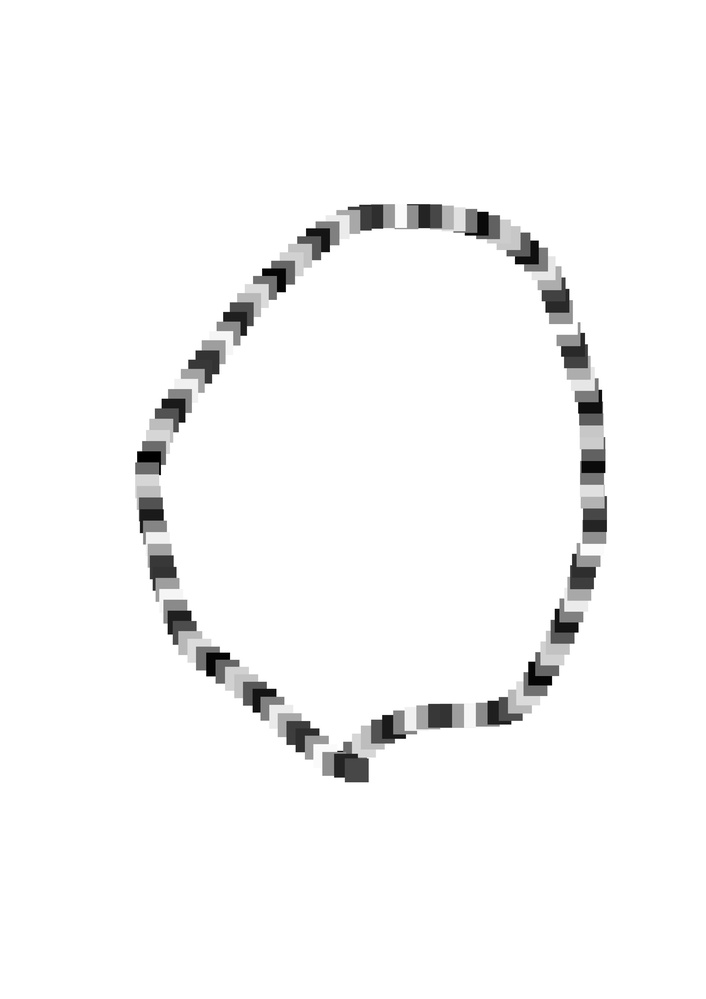
#> input picture Untitled.jpg, 706 x 999 px, shrunk from 2480 x 3508 before the run; its folder holds only this picture in this run
$ python -i TemplateCreator.py   (imports and definitions only)
#> lines starting #> are read from the running program, lines starting #| are printed output that depends on the picture; after the words box and inside, x2 and y2 are one past the last pixel; in counts of white or black regions, pixels touching at a corner belong together
#> further down, picture is the input picture: PIL image 706x999 RGB; min 0, max 255, mean 247.4
import os
import cv2
import numpy as np

from matplotlib import pyplot as plt
from scipy.interpolate import splprep, splev
from PIL import Image, ImageFilter, ImageEnhance, ImageDraw, ImageFont


# [56 lines left out: functions load_image, preprocess_image, not called in this run]


def img2hole(image):
	enhancer = ImageEnhance.Contrast(image)
	enhanced_image = enhancer.enhance(3)
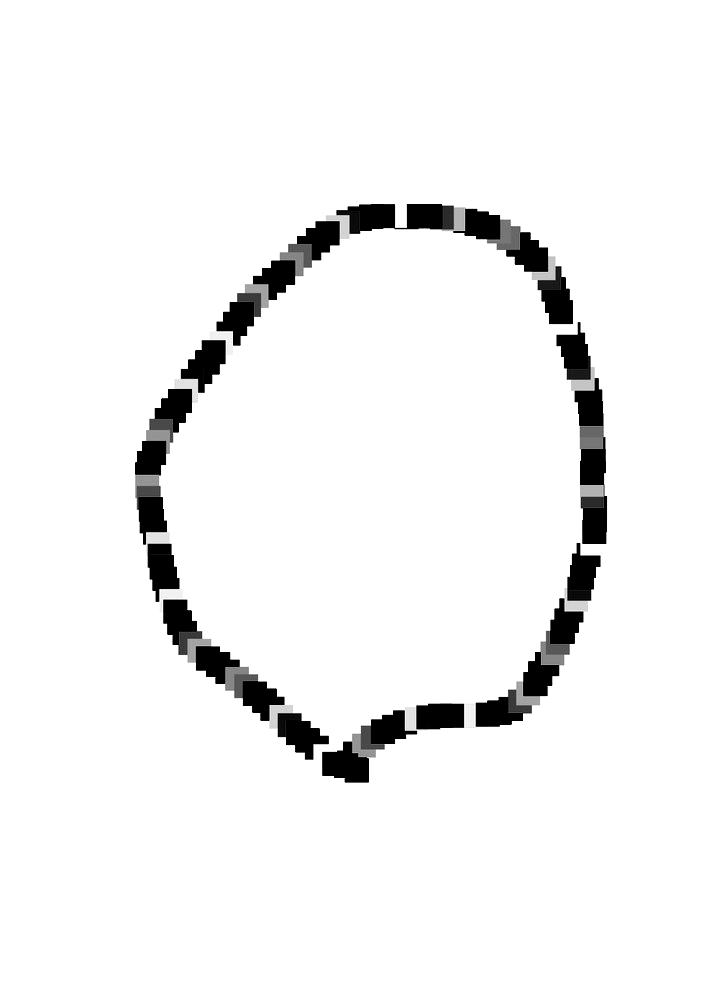
#> enhanced_image: PIL image 706x999 RGB; min 0, max 255, mean 242.4

	width, height = image.size
#> width = 706; height = 999
	for x in range(width):
		for y in range(height):
			pixel = enhanced_image.getpixel((x, y))
			if pixel != (0, 0, 0):
				enhanced_image.putpixel((x, y), (255, 255, 255))  # Set as white
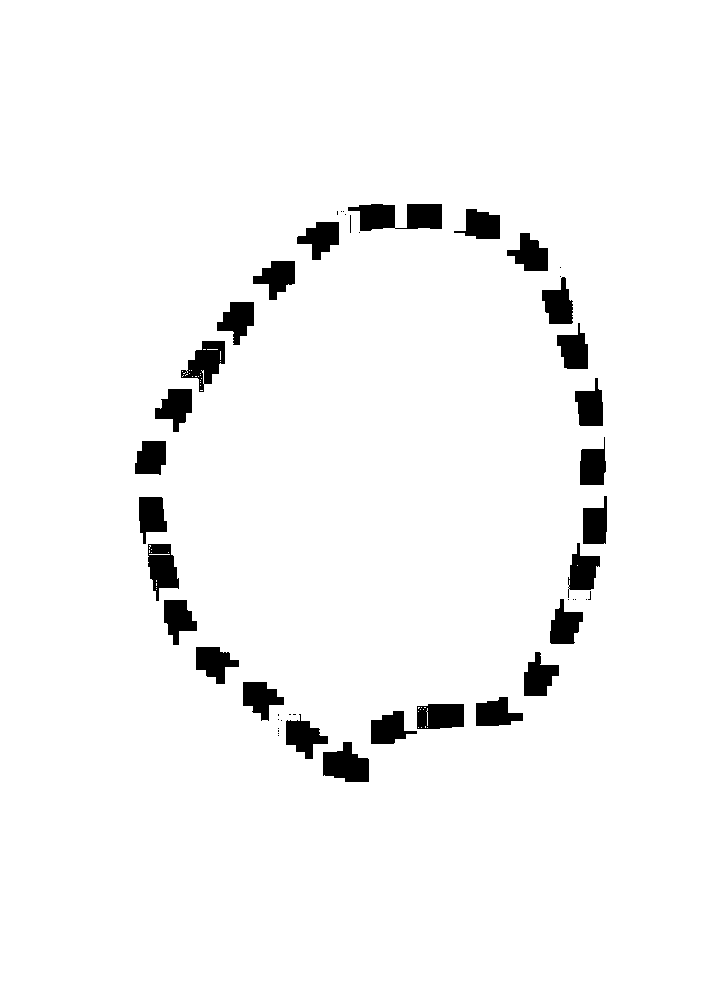
#> enhanced_image: PIL image 706x999 RGB; 96.1% white; 49 black regions (22 under 20 px), largest, box (x1, y1, x2, y2) and area: (348, 204, 442, 231) 1788, (323, 742, 369, 782) 1286, (181, 341, 225, 392) 1165
	dilated_image = enhanced_image.filter(ImageFilter.MaxFilter(size=5))
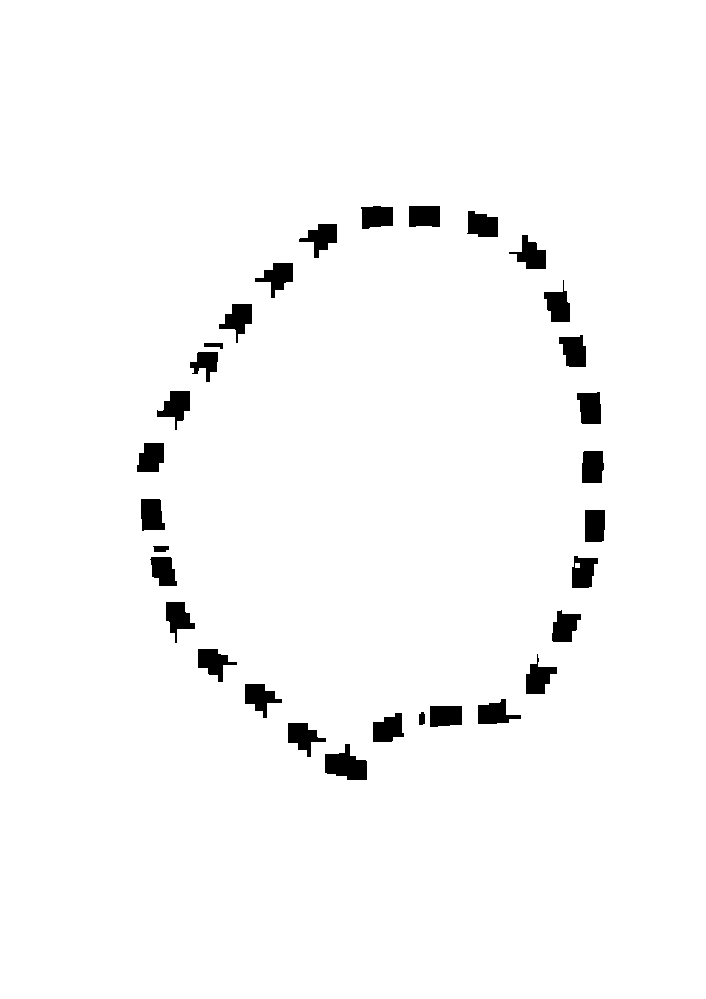
#> dilated_image: PIL image 706x999 RGB; 97.4% white; 31 black regions, largest, box (x1, y1, x2, y2) and area: (325, 744, 367, 780) 957, (157, 391, 190, 430) 677, (288, 723, 326, 757) 667
	blurred_image = dilated_image.filter(ImageFilter.GaussianBlur(radius=10))
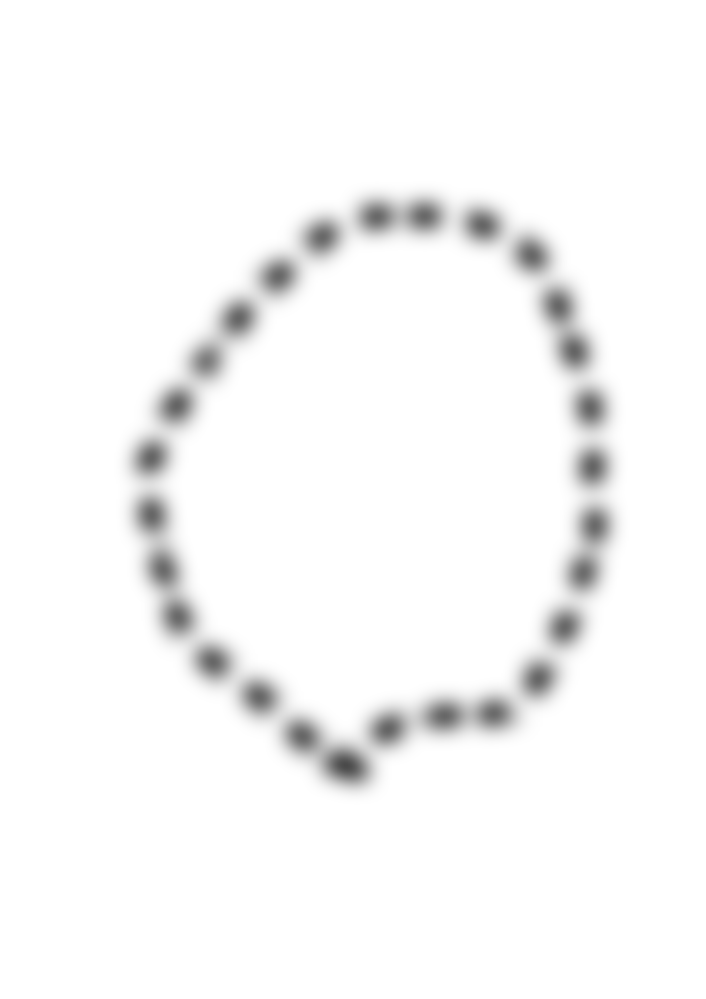
#> blurred_image: PIL image 706x999 RGB; min 74, max 255, mean 248.3
	grayscale_image = blurred_image.convert('L')
	threshold_image = grayscale_image.point(lambda p: 0 if p < 255 else 255, '1')
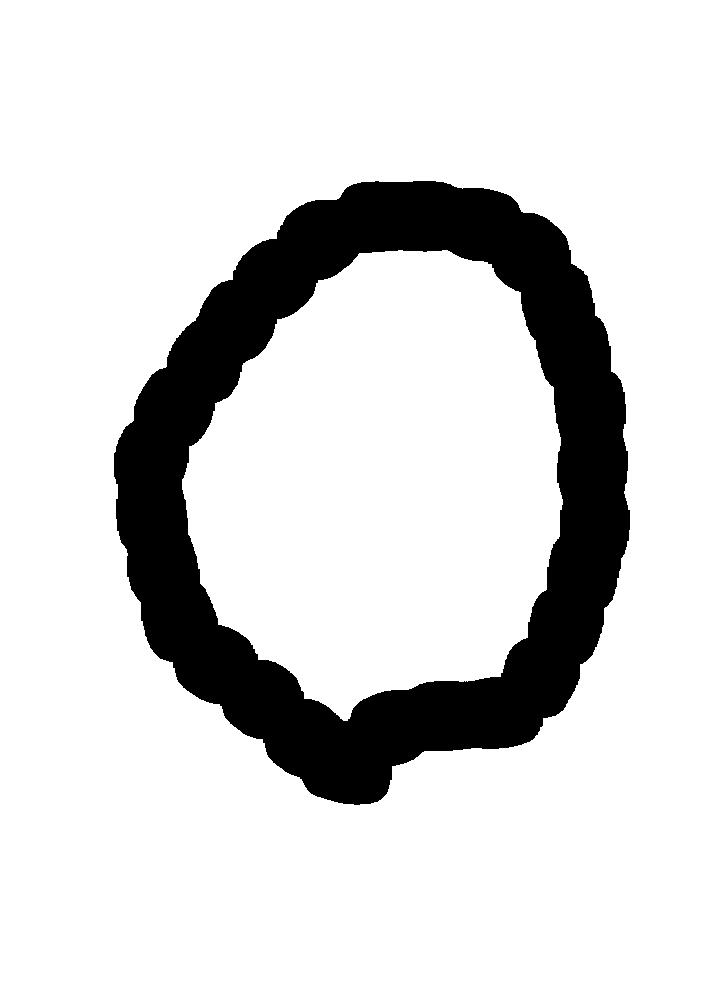
#> threshold_image: PIL image 706x999 1; 84.4% white; 1 black region, box (x1, y1, x2, y2) and area: (114, 181, 630, 805) 110219

#> (the run stopped early here; a loop or call above may not have finished)

$ run again, on enhanced.jpg
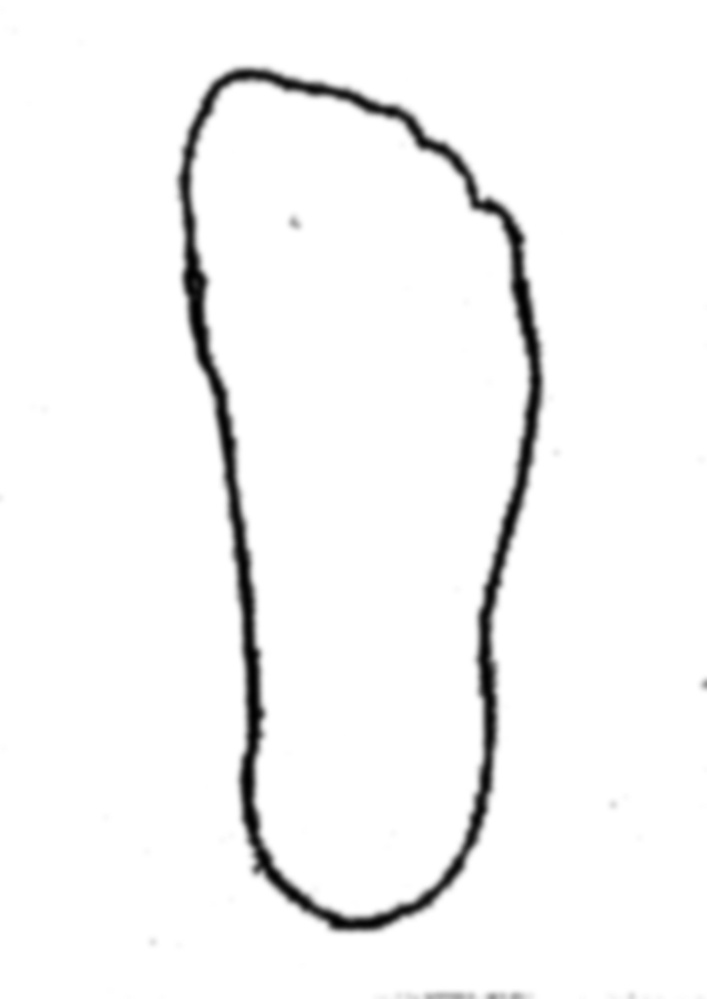
#> input picture enhanced.jpg, 707 x 999 px, shrunk from 2480 x 3505 before the run
#> picture is the input picture: PIL image 707x999 RGB; min 0, max 255, mean 246
#> after the loop in img2hole, `for x in range(width):`:
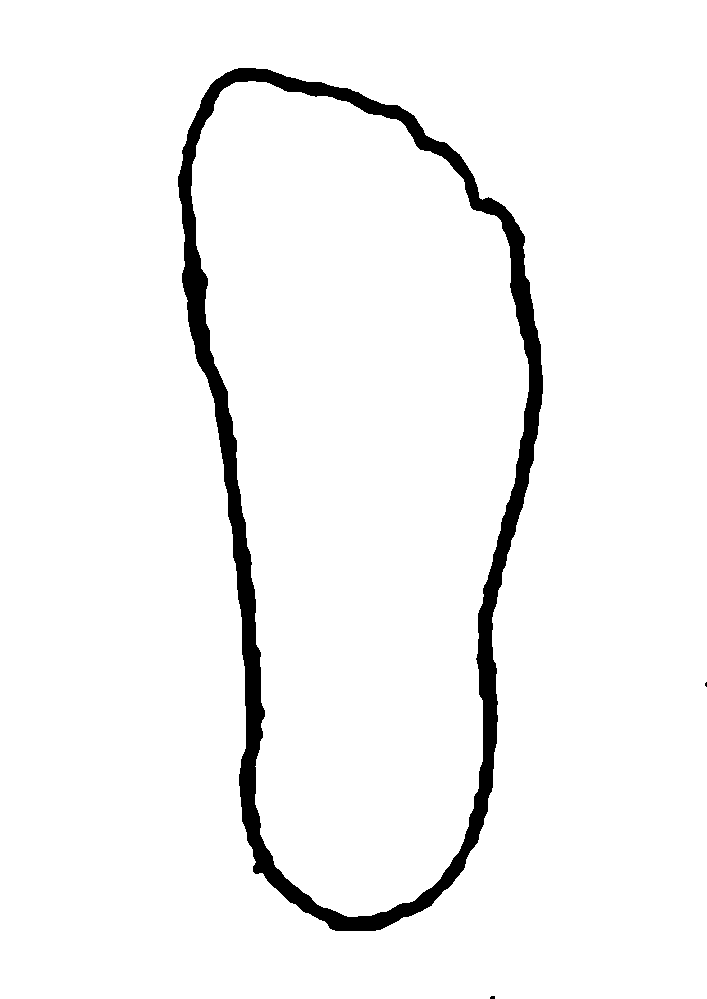
#> enhanced_image: PIL image 707x999 RGB; 95.8% white; 3 black regions (2 under 20 px), largest, box (x1, y1, x2, y2) and area: (178, 68, 543, 931) 29464
#> dilated_image: PIL image 707x999 RGB; 97.2% white; 1 black region, box (x1, y1, x2, y2) and area: (180, 70, 541, 929) 19608
#> in img2hole, `threshold_image = grayscale_image.point(lambda p: 0 if p < 255 else 25..`:
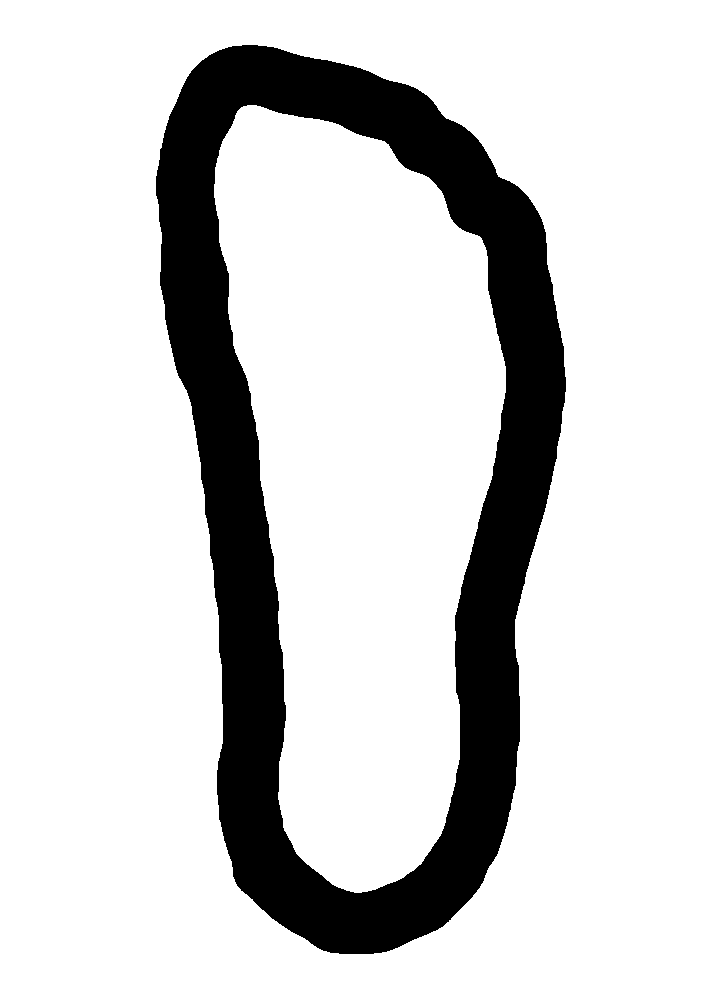
#> threshold_image: PIL image 707x999 1; 82.5% white; 1 black region, box (x1, y1, x2, y2) and area: (156, 45, 566, 954) 123477
